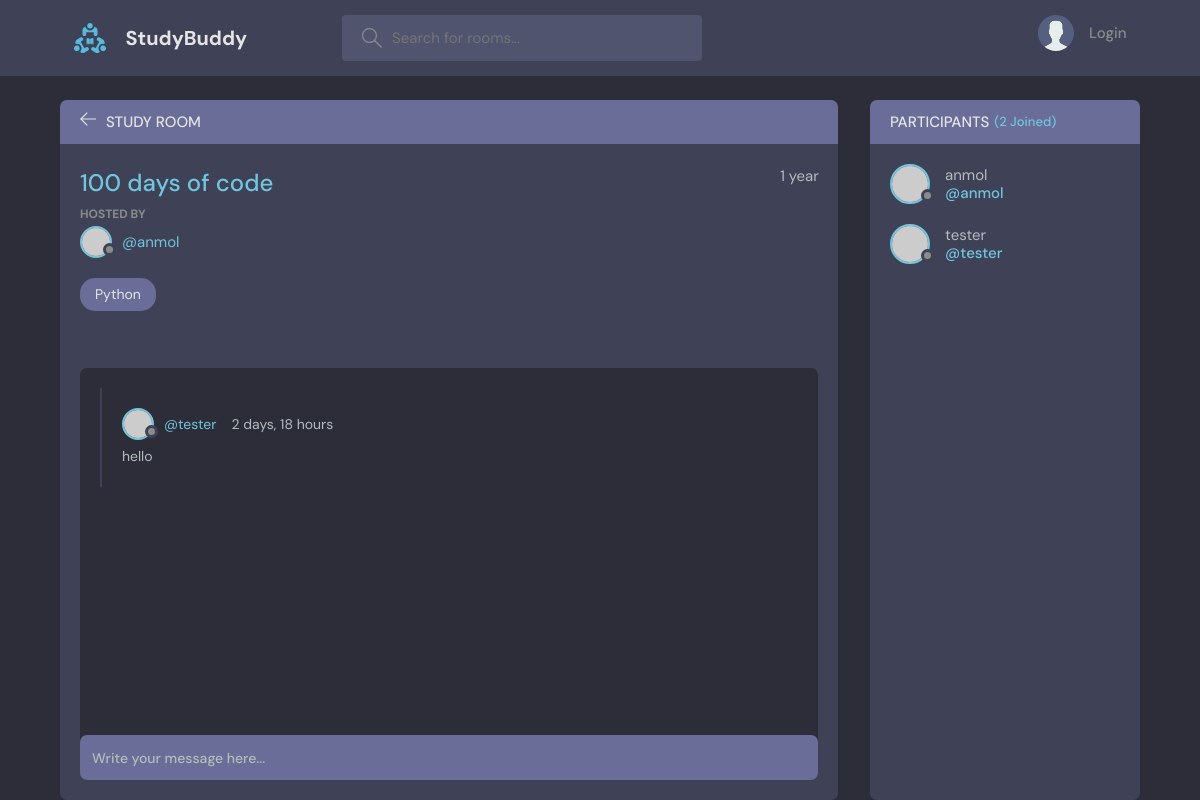
Before: /room/4/ with the older database file.
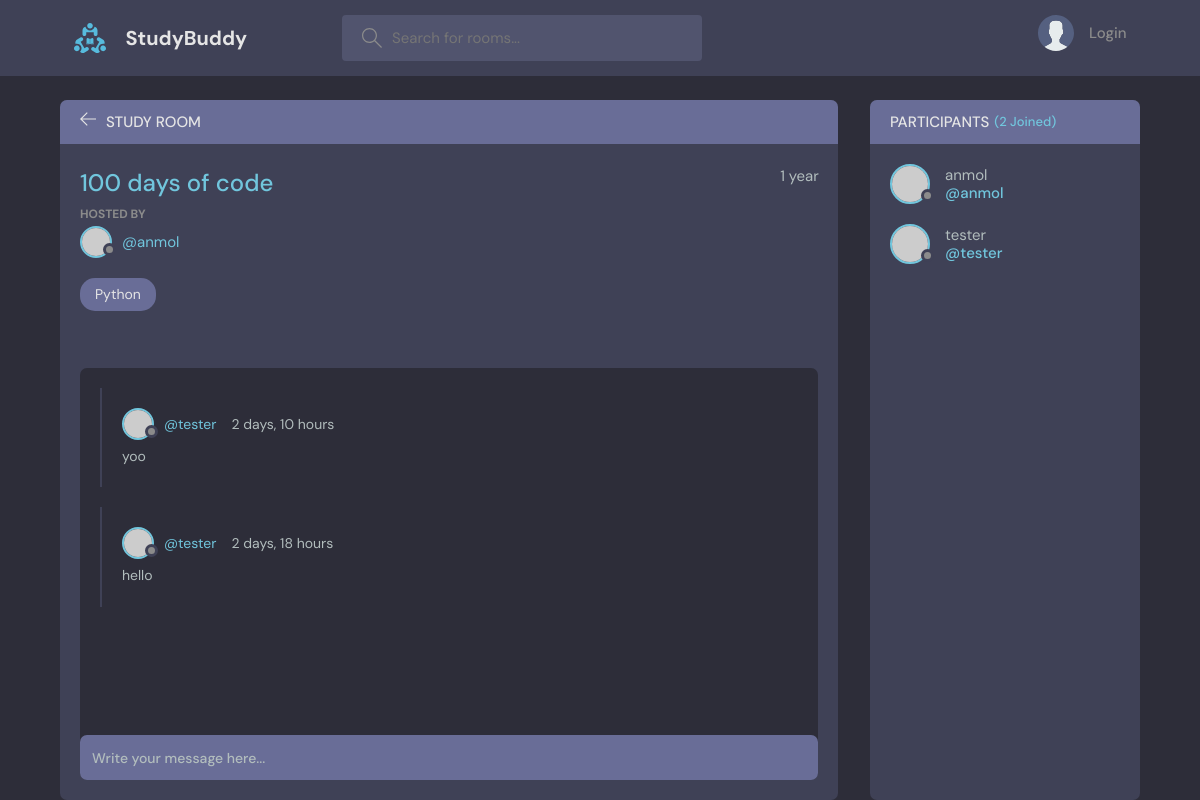
After: the same page with the newer database file.
### base/models.py (models this page shows)
class Message(models.Model):
    user = models.ForeignKey(User, on_delete=models.CASCADE)
    room = models.ForeignKey(Room, on_delete=models.CASCADE)
    body = models.TextField()
    updated = models.DateTimeField(auto_now=True)
    created = models.DateTimeField(auto_now_add=True)
    class Meta:
        ordering = ['-updated', '-created']
    def __str__(self):
        return self.body[0:50]

### base/views.py (the view, shortened to what this page needs)
# urls.py: path("room/<str:pk>/", views.room, name='room'),
def room(request, pk):
    room = Room.objects.get(id=pk)
    room_messages = room.message_set.all().order_by('-created')
    participants = room.participants.all()
    context = {'room': room, 'room_messages': room_messages, 'participants': participants}
    return render(request, 'room.html', context)

### base/models.py (called while the page is built)
    def __str__(self):
        return str(self.name)

### templates/room.html (shortened to what this page needs)
{% extends 'main.html' %}
{% block content %}
{% load static %}
<main class="profile-page layout layout--2">
  <div class="container">
    <div class="room">
      <div class="room__top">
        <div class="room__topLeft">
          <a href="{% url 'home' %}">
            <svg version="1.1" xmlns="http://www.w3.org/2000/svg" width="32" height="32" viewBox="0 0 32 32">
              <title>arrow-left</title>
              <path
                d="M13.723 2.286l-13.723 13.714 13.719 13.714 1.616-1.611-10.96-10.96h27.625v-2.286h-27.625l10.965-10.965-1.616-1.607z">
              </path>
            </svg>
          </a>
          <h3>Study Room</h3>
        </div>
      </div>
      <div class="room__box scroll">
        <div class="room__header scroll">
          <div class="room__info">
            <h3>{{room.name}}</h3>
            <span>{{room.created|timesince}}</span>
          </div>
          <div class="room__hosted">
            <p>Hosted By</p>
            <a href="{% url 'user-profile' room.host.id %}" class="room__author">
              <div class="avatar avatar--small">
                <img src="https://randomuser.me/api/portraits/men/37.jpg" />
              </div>
              <span>@{{room.host.username}}</span>
            </a>
          </div>
          <span class="room__topics">{{room.topic}}</span>
        </div>
        <div class="room__conversation">
          <div class="threads scroll">
            {% for message in room_messages %}
            <div class="thread">
              <div class="thread__top">
                <div class="thread__author">
                  <a href="{% url 'user-profile' message.user.id %}" class="thread__authorInfo">
                    <div class="avatar avatar--small">
                      <img src="https://randomuser.me/api/portraits/men/37.jpg" />
                    </div>
                    <span>@{{message.user.username}}</span>
                  </a>
                  <span class="thread__date">{{message.created|timesince}}</span>
                </div>
              </div>
              <div class="thread__details">
                {{message}}
              </div>
            </div>
            {% endfor %}
          </div>
        </div>
      </div>
      <div class="room__message">
        <form action="" method="POST">
          <input name="body" placeholder="Write your message here..." />
        </form>
      </div>
    </div>
    <div class="participants">
      <h3 class="participants__top">Participants <span>({{participants.count}} Joined)</span></h3>
      <div class="participants__list scroll">
        {% for User in participants %}
        <a href="{% url 'user-profile' user.id %}" class="participant">
          <div class="avatar avatar--medium">
            <img src="https://randomuser.me/api/portraits/men/37.jpg" />
          </div>
          <p>
            {{User.username}}
            <span>@{{User.username}}</span>
          </p>
        </a>
        {% endfor %}
      </div>
    </div>
  </div>
</main>
{% endblock content %}

Changed rows visible on the page:
added Message: user.username "tester", created "2 days, 10 hours", body "yoo"
